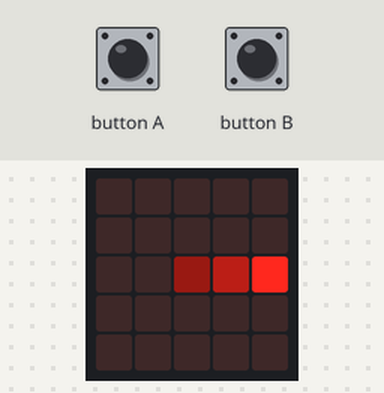
The program below on a simulated BBC micro:bit (MakeCode). Shown: the board's 5×5 LED display. The inputs (shaded band) are chosen by the test bench.

Above: at 1.2 s.
1.3 s: button A pressed for 0.15 s
At 1.9 s:
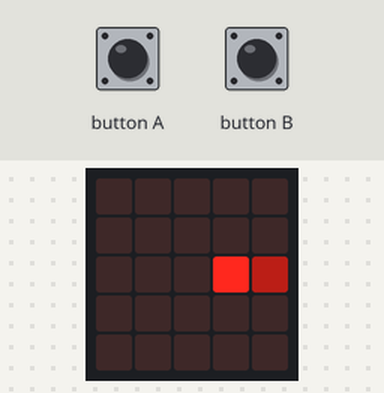
4.4 s: button B pressed for 0.15 s
At 5.0 s:
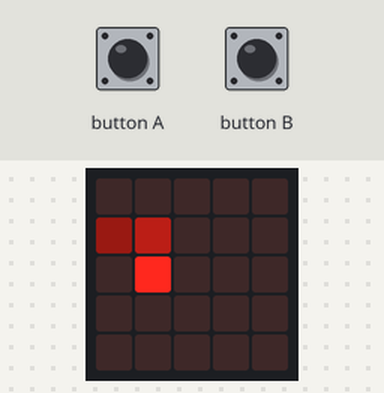
7.5 s: button B pressed for 0.15 s
At 8.1 s:
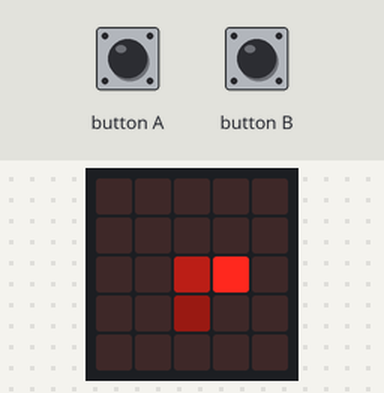
10.6 s: button A pressed for 0.15 s
At 11.3 s:
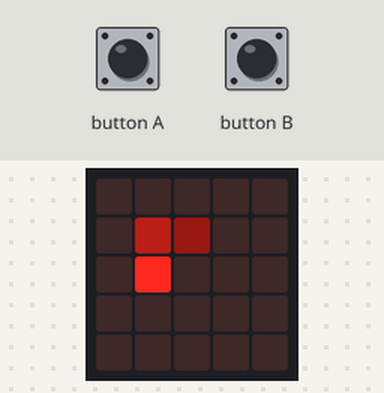
13.7 s: button A pressed for 0.15 s
At 14.4 s:
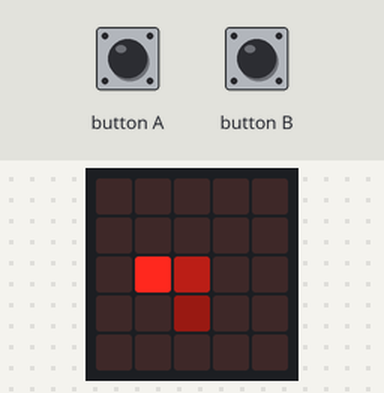
16.8 s: button B pressed for 0.15 s
At 17.6 s:
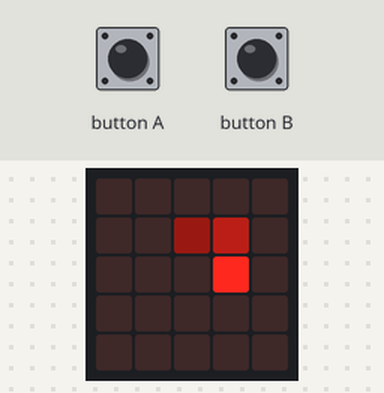
Timing chart, 0 to 19.8 s (numbered marks = the images above; inputs shaded):
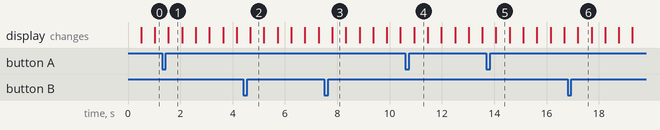

Measured:
- after the input at 1.3 s, the display: changes after 0.25 s (image 1)
- after the input at 4.4 s, the display: changes after 0.28 s (image 2)
- after the input at 7.5 s, the display: changes after 0.31 s (image 3)
- after the input at 10.6 s, the display: changes after 0.34 s (image 4)
- after the input at 13.7 s, the display: changes after 0.37 s (image 5)
- after the input at 16.8 s, the display: changes after 0.40 s (image 6)
- what the display in image 1 shows lasts 0.6 s, from 1.5 s to 2.1 s

The program:

main.ts
```typescript
input.onButtonPressed(Button.A, function () {
    headSprite.change(LedSpriteProperty.Direction, -90)
})
function blabla () {
    tailSprite.set(LedSpriteProperty.X, bodySprite.get(LedSpriteProperty.X))
    tailSprite.set(LedSpriteProperty.Y, bodySprite.get(LedSpriteProperty.Y))
    bodySprite.set(LedSpriteProperty.X, headSprite.get(LedSpriteProperty.X))
    bodySprite.set(LedSpriteProperty.Y, headSprite.get(LedSpriteProperty.Y))
    headSprite.move(1)
}
input.onButtonPressed(Button.B, function () {
    headSprite.change(LedSpriteProperty.Direction, 90)
})
let tailSprite: game.LedSprite = null
let bodySprite: game.LedSprite = null
let headSprite: game.LedSprite = null
headSprite = game.createSprite(2, 2)
bodySprite = game.createSprite(2, 3)
tailSprite = game.createSprite(2, 4)
bodySprite.set(LedSpriteProperty.Brightness, 75)
tailSprite.set(LedSpriteProperty.Brightness, 25)
basic.forever(function () {
    basic.pause(500)
    blabla()
    if (headSprite.get(LedSpriteProperty.X) == 0) {
        headSprite.change(LedSpriteProperty.Direction, 90)
    } else if (headSprite.get(LedSpriteProperty.X) == 4) {
        headSprite.change(LedSpriteProperty.Direction, -90)
    } else if (headSprite.get(LedSpriteProperty.Y) == 0) {
        headSprite.change(LedSpriteProperty.Direction, 90)
    } else if (headSprite.get(LedSpriteProperty.Y) == 4) {
        headSprite.change(LedSpriteProperty.Direction, -90)
    } else {

    }
})
```

test.ts
```typescript
// tests gaan hier; deze zal niet worden gecompileerd wanneer dit pakket wordt gebruikt als extensie.
```
